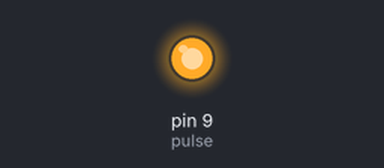
A sketch run on a simulated Arduino Uno, built with avr-gcc and run on an emulated ATmega328P. Shown: output pins drawn as LEDs (lit = HIGH).

Above: at 0.1 s.
Timing chart, 0 to 1.6 s (numbered marks = the images above):
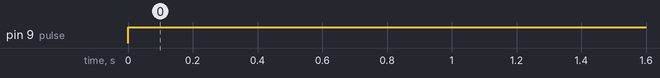

The sketch:

RCMotorController.ino
```cpp
const int pulse = 9;
void setup()
{
  pinMode(pulse, OUTPUT);
}

void loop()
{
  //digitalWrite(pulse, HIGH);
  //delayMicroseconds(1500);
  //digitalWrite(pulse, LOW);
  //delayMicroseconds(1500);
  analogWrite(pulse, 2000);
  delay(300);
  analogWrite(pulse, 4000);
  delay(300);
}
```

Measured:
- by itself, pin 9 (pulse): LOW → HIGH at 0.00 s
